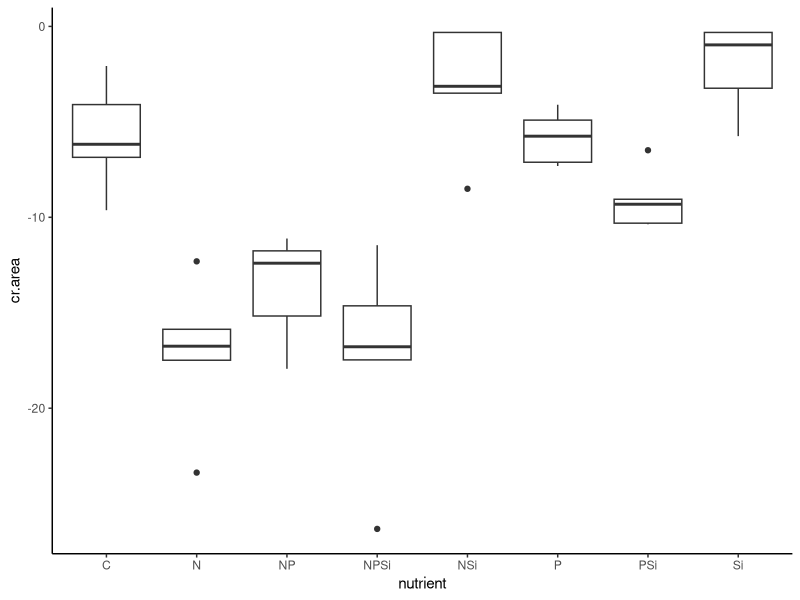
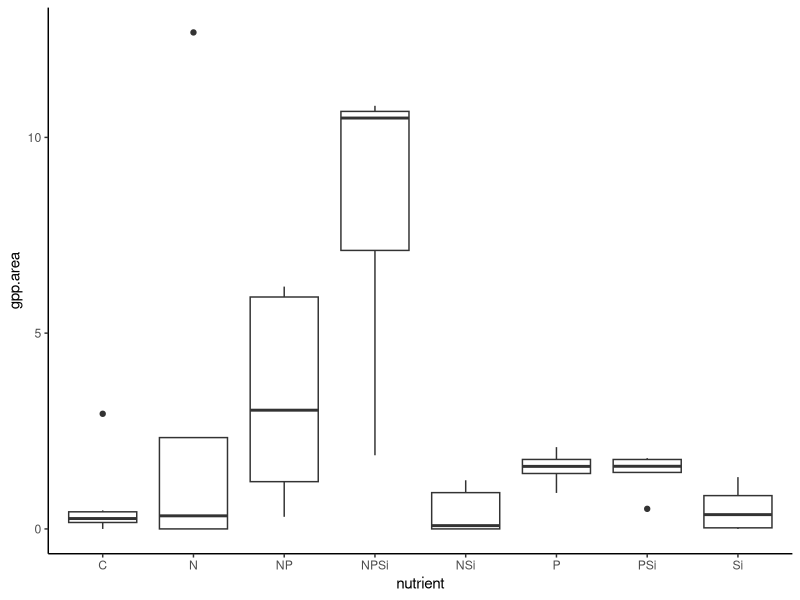
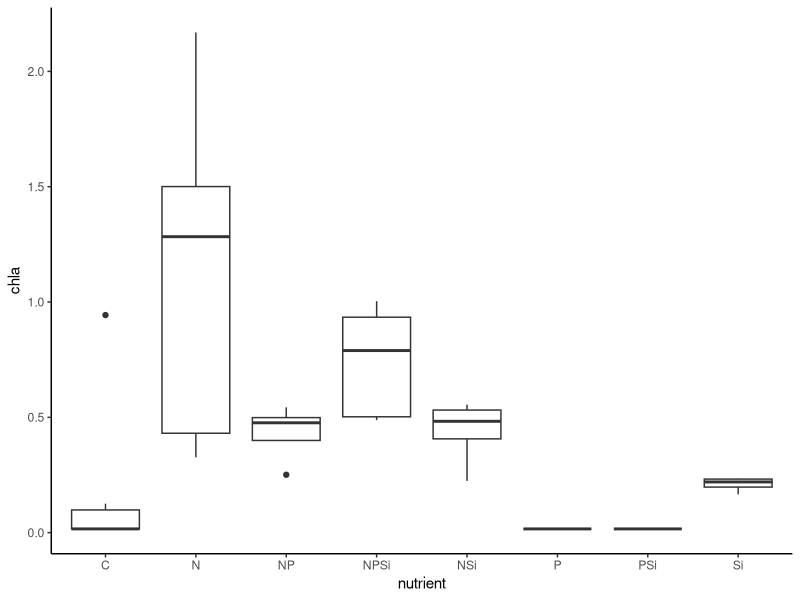

Here is the R script that generated these plots, in order: (Note: this script raises an error after producing the figures.)
#Author:  Clay Arango
#Creation date: 10-Feb-19
#Script to analyze NDS data from Summer 2018 WSB work with S. Roley and A. Alexiades

#packages
library(nlme)
library(nortest)
library(plyr)
library(dplyr)
library(multcomp)
library(MASS)
library(ggplot2)

#Load data
wenas_summer <- read.table(file="wen_summer.csv", header=T, sep=",")

#set variable
d = wenas_summer

#evaluate data to make sure factors are correct
names(d)
unique(d$nutrient) #control, N, NP, NPSi, NSi, P, PSi, Si
unique(d$N) #should be 0 and 1
unique(d$P) #should be 0 and 1
unique(d$Si) #should be 0 and 1
unique(d$top) #should be "sponge" and "glass"
#if need to change, use recode function below. 
d$top<-recode(d$top, "cellulose" ="sponge")
str(d)

#convert N and P vand Si alues (0 or 1 for absence or presence) to factors
d$N<-as.factor(d$N)
d$P<-as.factor(d$P)
d$Si<-as.factor(d$Si)
str(d)
d$chla.nrr<-NA

#subset data into gpp and cr response
d.cr = subset(d, top=="sponge", data=d)
d.gpp = subset(d, top=="glass", data=d)

#check distribution of controls and remove as needed before calculating NRR.
ggplot(d.cr, aes(x=nutrient, y=cr.area))+geom_boxplot() +theme_classic()
#ok

#calculate nrr for cr
x<-ddply(d.cr, "nutrient", summarise, ave_cr = mean(cr.area, na.rm=T)) 
x
d.cr$cr.nrr = d.cr$cr.area/-5.765783 #divide by control ave_cr

#check distribution of controls and remove as needed before calculating NRR.
ggplot(d.gpp, aes(x=nutrient, y=gpp.area))+geom_boxplot() +theme_classic()
#one outlier. C8 has GPP = 2.94, which is > 4x as high as next-highest control. Remove?
#also, C2 has GPP of 12.68, which is 3x as high as others in N treatment, but just slightly
#higher than those in NPSi. Numbers were checked and correct, but concern over effect of control on NRR.
ggplot(d.gpp, aes(x=nutrient, y=chla))+geom_boxplot() +theme_classic()
#G8 has chla of 0.94, which is >7x higher than other controls. Remove?
#also, F5 has chla = 4.3, which is almost twice as high as next highest. Numbers were checked and are correct
#but are they too high to be reasonable?

#calculate nrr for gpp and chla
x<- ddply(d.gpp, "nutrient", summarise, ave_gpp = mean(gpp.area, na.rm=T), ave_chla = mean(chla, na.rm=T)) 
x
d.gpp$gpp.nrr = d.gpp$gpp.area/0.6824351 #divide by control ave_gpp
d.gpp$chla.nrr = d.gpp$chla/0.22347695 #divide by control ave_chla
x1g<-ddply(subset(d.gpp, !(nds.id=="C8")), "nutrient", summarise, ave_gpp = mean(gpp.area, na.rm=T), ave_chla = mean(chla, na.rm=T))
x1g
d.gpp$gpp.nrr = d.gpp$gpp.area/0.2308552 #NRR with weird control removed.
x1c<-ddply(subset(d.gpp, !(nds.id=="G8")), "nutrient", summarise, ave_gpp = mean(gpp.area, na.rm=T), ave_chla = mean(chla, na.rm=T))
x1c
d.gpp$chla.nrr=d.gpp$chla/0.04351025
#note: chose to keep G8 out of the chla calcs and C8 out of the GPP calcs.

#combine files and export
d.cr$gpp.nrr_1<-NA
d.cr$chla.nrr_1<-NA
d.nrr<-rbind(d.cr, d.gpp)
d.nrr$site.date<-"wenas_summer"
d.nrr$cr.es<-log(d.nrr$cr.nrr)
d.nrr$gpp.es<-log(d.nrr$gpp.nrr)
d.nrr$chla.es<-log(d.nrr$chla.nrr)
d.nrr$gpp.es_1<-log(d.nrr$gpp.nrr_1)
d.nrr$chla.es_1<-log(d.nrr$chla.nrr_1)
write.table(d.nrr, "wenas_summer_nrr.csv", sep=",", quote=F, row.names =F)

###############
#plots of NRR
##############
ggplot(data=d.cr, aes(x=nutrient, y=cr.nrr))+geom_boxplot()+theme_bw()+
  ylab("CR NRR")+geom_abline(slope = 0, intercept = 1)+
  theme(axis.title.x=element_blank(), panel.grid.minor=element_blank(), panel.grid.major=element_blank())
#inhibition of most N; limitation with Si; others neutral

ggplot(data=subset(d.nrr, (top=="sponge")), aes(x=nutrient, y=cr.es))+geom_boxplot()+theme_bw()+
  ylab("CR Effect Size")+geom_hline(yintercept = 0.7, lty="dashed")+ geom_hline(yintercept = -0.7, lty="dashed")+
  theme(axis.title.x=element_blank(), panel.grid.minor=element_blank(), panel.grid.major=element_blank())+
  geom_hline(yintercept = -1.385)+geom_hline(yintercept = 1.385)

ggplot(data=d.gpp, aes(x=nutrient, y=gpp.nrr))+geom_boxplot()+theme_bw()+
  ylab("GPP NRR")+geom_abline(slope = 0, intercept = 1)+ggtitle("All Data")+
  theme(axis.title.x=element_blank(), panel.grid.minor=element_blank(), panel.grid.major=element_blank())
#limitation of most with P; others neutral. One point on N very high (NRR > 15 on C2)

ggplot(data=subset(d.gpp,!(nds.id=="C8")), aes(x=nutrient, y=gpp.nrr_1))+geom_boxplot()+theme_bw()+
  ylab("GPP NRR")+geom_abline(slope = 0, intercept = 1)+ggtitle("Outlier Removed")+
  theme(axis.title.x=element_blank(), panel.grid.minor=element_blank(), panel.grid.major=element_blank())
#limitation of most with P; others neutral. One point on N very high (NRR > 15 on C2)

d.nrrG<-subset(d.nrr, (top=="glass"))
ggplot(data=d.nrrG, aes(x=nutrient, y=gpp.es))+geom_boxplot()+theme_bw()+
  ylab("GPP Effect Size")+geom_hline(yintercept = -0.7, lty="dashed")+geom_hline(yintercept = 0.7, lty="dashed")+
  geom_hline(yintercept = -1.385)+geom_hline(yintercept = 1.385)+ggtitle("All Data")+
  theme(axis.title.x=element_blank(), panel.grid.minor=element_blank(), panel.grid.major=element_blank())

ggplot(data=subset(d.nrrG,!(nds.id=="C8")), aes(x=nutrient, y=gpp.es_1))+geom_boxplot()+theme_bw()+
  ylab("GPP Effect Size")+geom_hline(yintercept = -0.7, lty="dashed")+geom_hline(yintercept = 0.7, lty="dashed")+
  geom_hline(yintercept = -1.385)+geom_hline(yintercept = 1.385)+ ggtitle ("Outlier Removed")+
  theme(axis.title.x=element_blank(), panel.grid.minor=element_blank(), panel.grid.major=element_blank())

ggplot(data=d.gpp, aes(x=nutrient, y=chla.nrr))+geom_boxplot()+theme_bw()+
  ylab("Chlorophyll-a NRR")+geom_abline(slope = 0, intercept = 1)+ggtitle("All Data")+
  theme(axis.title.x=element_blank(), panel.grid.minor=element_blank(), panel.grid.major=element_blank())
#limitation for most N; inhibition of P. One N value very high (> 20). This is F5 - looks like chla was so high it was diluted.
#Also check one high Control value (G8).

ggplot(data=subset (d.gpp, !(nds.id =="G8")), aes(x=nutrient, y=chla.nrr_1))+geom_boxplot()+theme_bw()+
  ylab("Chlorophyll-a NRR")+geom_abline(slope = 0, intercept = 1)+ggtitle("Outlier Removed")+
  theme(axis.title.x=element_blank(), panel.grid.minor=element_blank(), panel.grid.major=element_blank())

ggplot(data=subset(d.nrrG, !(nds.id=="G8")), aes(x=nutrient, y=chla.es_1))+geom_boxplot()+theme_bw()+
  ylab("Chla Effect Size")+ geom_hline(yintercept = 0.7, lty="dashed")+  geom_hline(yintercept = -1.385)+  
  geom_hline(yintercept = -0.7, lty="dashed")+ geom_hline(yintercept = 1.385)+ggtitle ("Outlier Removed")+
  theme(axis.title.x=element_blank(), panel.grid.minor=element_blank(), panel.grid.major=element_blank())

ggplot(data=d.nrrG, aes(x=nutrient, y=chla.es))+geom_boxplot()+theme_bw()+
  ylab("Chla Effect Size")+ geom_hline(yintercept = 0.7, lty="dashed")+  geom_hline(yintercept = -1.385)+  
  geom_hline(yintercept = -0.7, lty="dashed")+ geom_hline(yintercept = 1.385)+ ggtitle("All Data")+
  theme(axis.title.x=element_blank(), panel.grid.minor=element_blank(), panel.grid.major=element_blank())

##########
#NRR Summary Files
#########

GPP_sum<-ddply(d.gpp, "nutrient", summarise, ave_nrr.gpp=mean(gpp.nrr, na.rm=T), sd_nrr.gpp=sd(gpp.nrr, na.rm=T), 
               se_nrr.gpp =(sd(gpp.nrr)/sqrt(sum(!is.na(gpp.nrr)))), 
               ci95_nrr.gpp = (1.96*(sd(gpp.nrr)/sqrt(sum(!is.na(gpp.nrr))))),
               ave_nrr.chla=mean(chla.nrr, na.rm=T), sd_nrr.chla=sd(chla.nrr, na.rm=T), 
               se_nrr.chla =(sd(chla.nrr)/sqrt(sum(!is.na(chla.nrr)))), 
               ci95_nrr.chla = (1.96*(sd(chla.nrr)/sqrt(sum(!is.na(chla.nrr))))))
CR_sum<-ddply(d.cr, "nutrient", summarise, ave_nrr.cr=mean(cr.nrr, na.rm=T), sd_nrr.cr=sd(cr.nrr, na.rm=T), 
              se_nrr.cr =(sd(cr.nrr)/sqrt(sum(!is.na(cr.nrr)))), 
              ci95_nrr.cr = (1.96*(sd(cr.nrr)/sqrt(sum(!is.na(cr.nrr))))))

#now combine into one and export
d.sum<-merge(GPP_sum, CR_sum, by="nutrient")
d.sum$site_date<-"reec_summer"
write.table(d.sum, "reec_summer_summ.csv",  sep=",", quote=F, row.names =F)

############################################################
#analyze RESPIRATION data
############################################################

M1<-gls(cr.area~N*P*Si, data=d.cr, na.action=na.omit)
E1<-residuals(M1)
qqnorm(E1)
qqline(E1)
ad.test(E1)
   #deviates from QQ line (p= 0.0459). worse if logged
hist(E1)#skewed b/c of 2 low-ish points. not too bad though. inclined to leave it.  
plot(M1)
   
plot(filter(d.cr, !is.na(cr.area)) %>% dplyr::select(nutrient), 
     E1, xlab="nutrient", ylab="Residuals")
bartlett.test(cr.area~nutrient, data=d.cr)
   #variance test OK

anova(M1) #P limitation, N limitation, various interactions
#N               1  42.75147  <.0001
#P               1  18.33570  0.0002
#Si              1   7.92525  0.0085
#N:P             1   1.57398  0.2193
#N:Si            1   8.41162  0.0069
#P:Si            1  29.37030  <.0001
#N:P:Si          1   5.88350  0.0215


##########################################################
#do multiple 2 way ANOVAs to improve our ability to interpret
##########################################################
#N and P
M1<-gls(cr.area~N*P, data=d.cr, na.action=na.omit)
E1<-residuals(M1)
qqnorm(E1)
qqline(E1)
ad.test(E1)
#residuals are normally distributed, p=0.5236
hist(E1)  
plot(M1)

bartlett.test(cr.area~nutrient, data=d.cr)
#variance test OK

anova(M1) #N and P independent limitation
#N               1  17.72482  0.0002
#P               1   7.60201  0.0093
#N:P             1   0.48018  0.4930

#remove NA for plotting
xx = na.omit(subset(d.cr, select = c(N,P,cr.area)))
interaction.plot(xx$N, xx$P, xx$cr.area*-1)

#N and Si
M1<-gls(cr.area~N*Si, data=d.cr, na.action=na.omit)
E1<-residuals(M1)
qqnorm(E1)
qqline(E1)
ad.test(E1)
#residuals are normally distributed, p=0.5998
hist(E1)  
plot(M1)

bartlett.test(cr.area~nutrient, data=d.cr)
#variance test OK

anova(M1) #interpretation: N limitation, Si inhibitory on N

#remove NA for plotting
xx = na.omit(subset(d.cr, select = c(N,Si,cr.area)))
interaction.plot(xx$N, xx$Si, xx$cr.area*-1)

#P and Si
M1<-gls(cr.area~P*Si, data=d.cr, na.action=na.omit)
E1<-residuals(M1)
qqnorm(E1)
qqline(E1)
ad.test(E1)
#residuals are normally distributed, p=0.0754
hist(E1)  
plot(M1)

bartlett.test(cr.area~nutrient, data=d.cr)
#variance test OK

anova(M1) #interpretation: simultaneous P and Si limitation
#P               1   6.06118  0.0190
#Si              1   2.30454  0.1382
#P:Si            1  14.76178  0.0005

#remove NA for plotting
xx = na.omit(subset(d.cr, select = c(P,Si,cr.area)))
interaction.plot(xx$P, xx$Si, xx$cr.area*-1)


############################################################
#analyze the PRODUCTION data
############################################################

M1<-gls(log(gpp.area+1)~N*P*Si, data=subset(d.gpp, !(nds.id=="C8")), na.action=na.omit) 
E1<-residuals(M1)
qqnorm(E1)
qqline(E1) #way off, much better with log-transform
ad.test(E1)
   #p <0.000001, p = 0.1195 with log-transform

hist(E1, xlab="residuals", main="") #ok
plot(M1) #increase in variation with magnitude, ok with log-transform

plot(filter(subset(d.gpp, !(nds.id=="C8")), !is.na(gpp.area)) %>% dplyr::select(nutrient), 
     E1, xlab="nutrient", ylab="Residuals")
bartlett.test(log(gpp.area+1)~nutrient, data=d.gpp)
   #p <0.000001, p = 0.02966 with log-transform

anova(M1)
  
x <- group_by(d.gpp, nutrient) %>%  # Grouping function causes subsequent functions to aggregate by season and reach
  summarize(gpp.mean = abs(mean(gpp.area, na.rm = TRUE)), # na.rm = TRUE to remove missing values
            gpp.sd=abs(sd(gpp.area, na.rm = TRUE)),  # na.rm = TRUE to remove missing values
            n = sum(!is.na(gpp.area)), # of observations, excluding NAs. 
            gpp.se=gpp.sd/sqrt(n))




############################################################
#analyze the CHL-A biomass on disks
############################################################
d.gpp1<-subset(d.gpp, !(nds.id=="G8"))
M1<-gls(chla~N*P*Si, data=d.gpp1, na.action=na.omit) 
E1<-residuals(M1)
qqnorm(E1)
qqline(E1) #ugh - WAY off
ad.test(E1)
#p<0.00001, p = 0.000334 with square root transformation
#log-transform doesn't do much

hist(E1, xlab="residuals", main="") #good!
plot(M1) #huge increase in variation with magnitude

plot(filter(subset(d.gpp, !(nds.id=="G8")), !is.na(chla)) %>% dplyr::select(nutrient), 
     E1, xlab="nutrient", ylab="Residuals")
bartlett.test(log(chla)~nutrient, data=d.gpp1)
#N way more variation than other treatments; P and PSi almost no variation. not much we can do here.
#neither log transform nor square root helps

anova(M1)
#N               1 37.60024  <.0001
#P               1  2.51261  0.1238
#Si              1  0.46426  0.5010
#N:P             1  0.22276  0.6405
#N:Si            1  1.83080  0.1865
#P:Si            1  5.45885  0.0266
#N:P:Si          1  8.39505  0.0071

################################
##2-way interaction plots#####
#################################

#remove NA for plotting
xx = na.omit(subset(d.gpp1, select = c(N,P,chla)))
interaction.plot(xx$N, xx$P, xx$chla)

xx = na.omit(subset(d.gpp1, select = c(N,Si,chla)))
interaction.plot(xx$N, xx$Si, xx$chla)

xx = na.omit(subset(d.gpp1, select = c(Si,P,chla)))
interaction.plot(xx$Si, xx$P, xx$chla)
